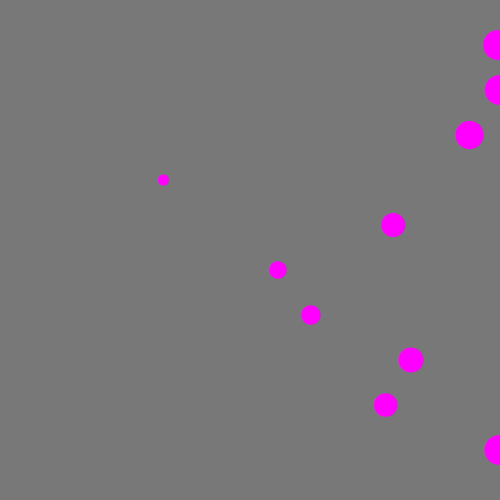
Frame 1 (no input)
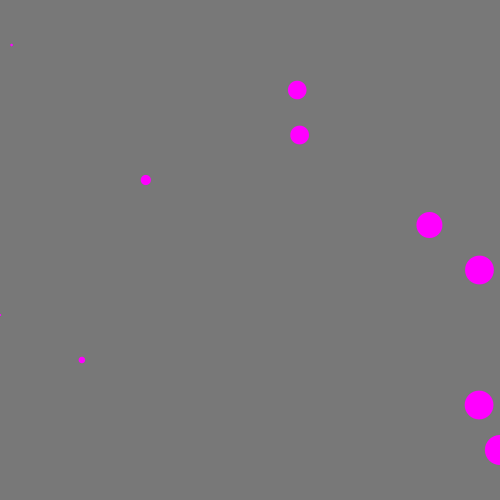
Frame 60 (the mouse pressed at the canvas centre just before this capture)
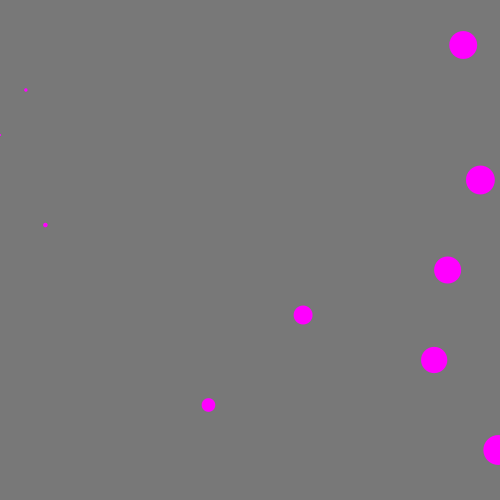
Frame 120 (the mouse held since frame 60 and released just before this capture)

The Processing sketch that drew these frames (run headless with seeded random() and noise(); from frame 60 on, the mouse is pressed at the canvas centre):

// Processing sketch: processing_152130
// ── processing_152130.pde

/*
 * Creative Coding
 * Week 3, 02 - array with sin()
 * by Indae Hwang and Jon McCormack
 * Copyright (c) 2014 Monash University
 *
 * This program demonstrates the use of arrays.
 * It creates three arrays that store the y-position, speed and phase of some oscillating circles.
 * You can change the number of circles by changing the value of num in setup()
 * You can change the background colour by holding the left mouse button and dragging.
 * 
 */

int     num;    // the number of items in the array (# of circles)
float[] y;      // y-position of each circle (fixed)
float[] speed;  // speed of each circle
float[] phase;  // phase of each circle

float red = 120;
float green = 120;
float blue = 120;

void setup() {
  size(500, 500);

  num = 10;

  // allocate space for each array
  y = new float[num];
  speed = new float[num];
  phase = new float[num]; 

  // calculate the gap in y based on the number of circles
  float gap = height / (num + 1);

  //setup an initial value for each item in the array
  for (int i=0; i<num; i++) {
    y[i] = gap * (i + 1);      // y is constant for each so can be calculated once
    speed[i] = random(5);
    phase[i] = random(TWO_PI);
  }
}


void draw() {
  background(red, green, blue);



///prop
fill(255,0,255);
noStroke();


  for (int i=0; i<num; i++) {
    // calculate the x-position of each ball based on the speed, phase and current frame
    float x = width/2 + sin(radians(frameCount*speed[i] )+ phase[i])*width/2;
 
   
 
    parada(x, y[i],i);
    
    float t =map(x,0,width,2,30);
    
    ellipse(x, y[i], t,t);
    
  }


}


// change the background colour if the mouse is dragged
void mouseDragged() {
  red = map(mouseX, 0, width, 0, 255);
  green = 255;
  blue = map(mouseX+mouseY, 0, width+height, 255, 0);
}

void parada(float x,float y,int i){
 
  float d= dist(x,y,mouseX,mouseY);
   if (mousePressed) { 
    
     if ((d<10)&&(speed[i]!=0)){          
          speed[i]=0;
       }else{
             if (d<10){
                speed[i]=random(5);
             }        
            }
      } 
} 
